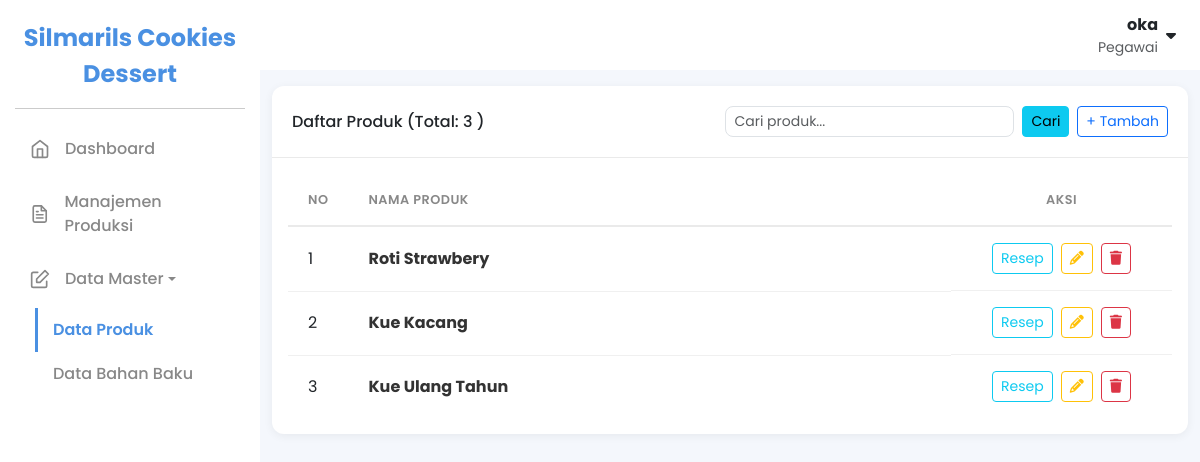
Screenshot of /index.php?page=produk (signed in) with the database file from the repository.
### tables this page shows
CREATE TABLE `produk` (
  `id_produk` int NOT NULL,
  `nama_produk` varchar(100) NOT NULL,
  `catatan` text,
  `foto_produk` varchar(255) DEFAULT NULL
);

### core/functions.php (called while the page is built, shortened)
<?php
function base_url($path = '')
{
            $protocol = isset($_SERVER['HTTPS']) && $_SERVER['HTTPS'] === 'on' ? "https" : "http";
            $host = $_SERVER['HTTP_HOST'];
            $script_name = str_replace('\\', '/', dirname($_SERVER['SCRIPT_NAME']));
            $project_root = rtrim($script_name, '/');
            $url = "$protocol://$host" . rtrim($project_root, '/') . '/' . ltrim($path, '/');
            return $url;
}

### pages/produk.php (the view, shortened to what this page needs)
<?php
$search_term = isset($_GET['q']) ? trim($_GET['q']) : '';
$limit = 10;
$page = isset($_GET['p']) ? (int)$_GET['p'] : 1;
$offset = ($page - 1) * $limit;
$count_sql = "SELECT COUNT(id_produk) FROM produk";
$params = [];
$stmt_count = $pdo->prepare($count_sql);
$stmt_count->execute($params);
$total_records = $stmt_count->fetchColumn();
$data_sql = "SELECT * FROM produk";
$data_sql .= " ORDER BY id_produk DESC LIMIT ? OFFSET ?";
$params[] = $limit;
$params[] = $offset;
$stmt = $pdo->prepare($data_sql);
$stmt->bindValue(count($params) - 1, $limit, PDO::PARAM_INT);
$stmt->bindValue(count($params), $offset, PDO::PARAM_INT);
$stmt->execute();
$produks = $stmt->fetchAll(PDO::FETCH_ASSOC);
$nomor = ($page - 1) * $limit + 1;
?>
<div class="container-fluid py-3">
            <div class="card">
                        <div class="card-header d-flex flex-wrap align-items-center justify-content-between">
                                    <h6 class="m-0">Daftar Produk (Total: <?php echo $total_records ?> )</h6>
                                    <div class="d-flex flex-wrap align-items-center">
                                                <form method="GET" class="d-flex me-2">
                                                            <input type="text" name="q" class="form-control form-control-sm" placeholder="Cari produk..." value="<?php echo htmlspecialchars($search_term); ?>">
                                                            <button type="submit" class="btn btn-sm btn-info ms-2">Cari</button>
                                                </form>
                                                <a href="<?php echo base_url('index.php?page=produk_form'); ?>" class="btn btn-outline-primary btn-sm">+ Tambah</a>
                                    </div>
                        </div>
                        <div class="card-body">
                                    <div class="table-responsive">
                                                <table class="table-modern">
                                                            <thead>
                                                                        <tr>
                                                                                    <th style="width: 5%;">No</th>
                                                                                    <th>Nama Produk</th>
                                                                                    <th class="text-center" style="width: 25%;">Aksi</th>
                                                                        </tr>
                                                            </thead>
                                                            <tbody>
                                                                        <?php if (empty($produks)): ?>
                                                                                    <tr>
                                                                                                <td colspan="3" class="text-center bg-light p-5">Data produk tidak ditemukan.</td>
                                                                                    </tr>
                                                                        <?php else: ?>
                                                                                    <?php foreach ($produks as $produk): ?>
                                                                                                <tr>
                                                                                                            <td><?php echo $nomor++; ?></td>
                                                                                                            <td>
                                                                                                                        <div class="fw-bold"><?php echo htmlspecialchars($produk['nama_produk']); ?></div>
                                                                                                            </td>
                                                                                                            <td class="d-flex justify-content-center gap-2">
                                                                                                                        <a href="<?php echo base_url('index.php?page=resep&id_produk=' . $produk['id_produk']); ?>" class="btn btn-outline-info btn-sm">Resep</a>
                                                                                                                        <a href="<?php echo base_url('index.php?page=produk_form&id=' . $produk['id_produk']); ?>" class="btn btn-outline-warning btn-sm"><i class="fa-solid fa-pencil"></i></a>
                                                                                                                        <a href="<?php echo base_url('index.php?page=produk_hapus&id=' . $produk['id_produk']); ?>" class="btn btn-outline-danger btn-sm" onclick="return confirm('Anda yakin?');"><i class="fa-solid fa-trash"></i></a>
                                                                                                            </td>
                                                                                                </tr>
                                                                                    <?php endforeach; ?>
                                                                        <?php endif; ?>
                                                            </tbody>
                                                </table>
                                    </div>
                        </div>
            </div>
</div>

### assets/css/style.css (style rules this page uses)
:root { --primary-color: #4a90e2; --sidebar-bg: #ffffff; --body-bg: #f4f7fc; --card-bg: #ffffff; --text-color: #333333; --text-muted: #888888; --sidebar-width: 260px; --border-radius: 12px; --shadow: 0 4px 20px rgba(0, 0, 0, 0.05); --shadow: 0 2px 10px rgba(0, 0, 0, 0.06); }
body { background-color: var(--body-bg); font-family: "Poppins", sans-serif; color: var(--text-color); }
.card { border: none; border-radius: var(--border-radius); box-shadow: var(--shadow); margin-bottom: 1.5rem; }
.card-header { background-color: transparent; border-bottom: 1px solid #eaeaea; padding: 1.25rem; font-weight: 600; }
.form-control { border-radius: 8px; }
.table-modern { width: 100%; }
.table-modern thead th { border: none; border-bottom: 2px solid #eaeaea; text-transform: uppercase; color: var(--text-muted); font-size: 0.8rem; font-weight: 600; letter-spacing: 0.5px; padding: 1rem 1.25rem; text-align: left; }
.table-modern tbody td { border: none; border-bottom: 1px solid #f0f0f0; padding: 1rem 1.25rem; vertical-align: middle; }
.table-modern tbody tr:last-child td { border-bottom: none; }
.table-modern .fw-bold { color: var(--text-color); }

### rows the page displays
produk: nama_produk "Roti Strawbery"
produk: nama_produk "Kue Kacang"
produk: nama_produk "Kue Ulang Tahun"

### other values shown
$settings['nama_website'] "Silmarils Cookies Dessert"
$_SESSION['nama_lengkap'] "oka"
$_SESSION['role'] "Pegawai"
$total_records "3"
